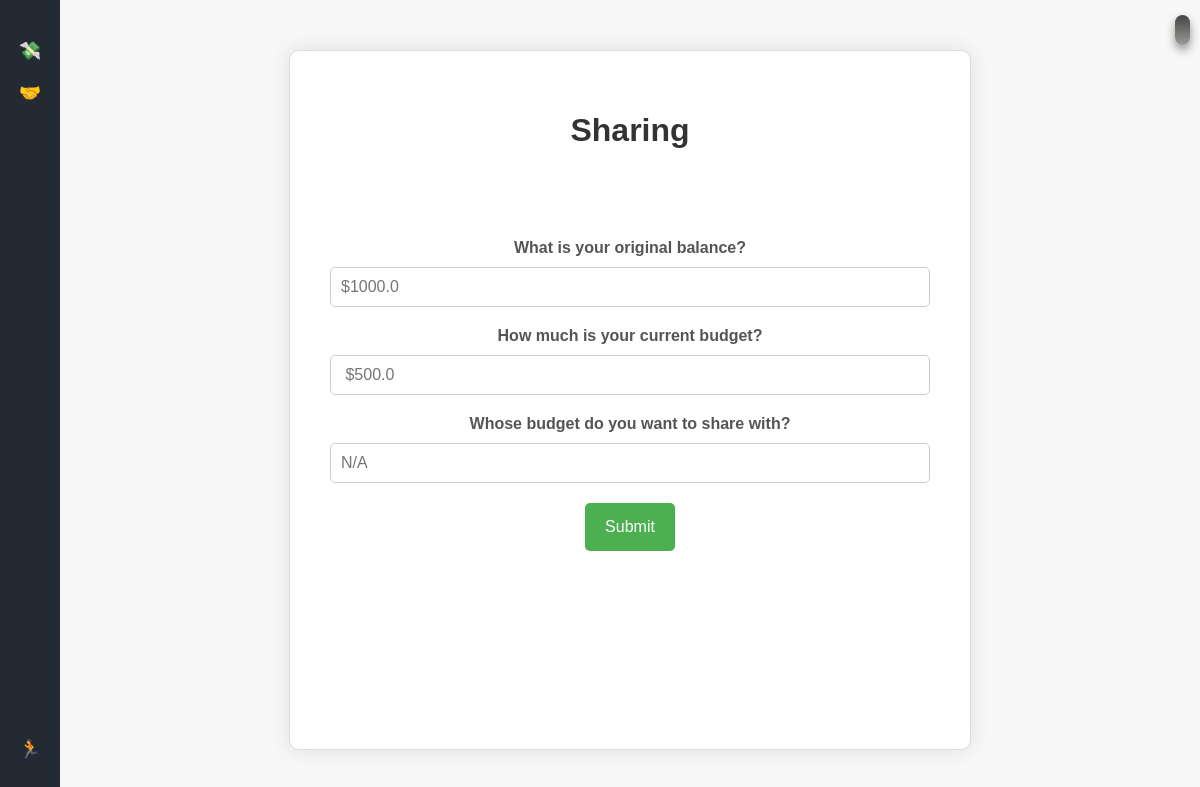
/settings/fillform (signed in), run on the app's committed database.
### models.py (models this page shows, shortened)
class Customers(db.Model):
    cid = Column(Integer, primary_key=True)
    email = Column(String(255), nullable=False)
    first_name = Column(String(255), nullable=False)
    last_name = Column(String(255), nullable=False)
    password = Column(String(255), nullable=False)
    expenses = relationship("Expenses", back_populates="customer")
    shares_1 = relationship("Shares", foreign_keys="Shares.joint_id_1")
    shares_2 = relationship("Shares", foreign_keys="Shares.joint_id_2")
    balance = Column(Float, default=0)
    budget = Column(Float, default=0)
    joint = Column(String(255), default=None)
    spent = Column(Float, default=0)

### main.py (the view)
@app.route("/settings/fillform")
def set():
    if 'cid' not in session:
        return redirect(url_for('login'))
    customer = db.session.execute(db.select(Customers).where(
        Customers.cid == session['cid'])).scalar()
    return render_template('settings.html', balance=customer.balance, budget=customer.budget, joint=customer.joint)

### templates/settings.html (shortened to what this page needs)
{% extends "base.html" %}
{% block content %}
<link rel="stylesheet" href="{{ url_for('static', filename = 'settings.css') }}"/>
<div class="container">
  <h1>Sharing</h1>
  <form method="POST" action="{{ url_for('expense_update') }}">
    <label for="balance">What is your original balance?</label>
    <input
      type="number"
      id="balance"
      name="balance"
      placeholder="${{ balance }}"
    /><br />
    <label for="budget">How much is your current budget?</label>
    <input
      type="number"
      id="budget"
      name="budget"
      placeholder=" ${{ budget }}"
    /><br />
    <label for="joint">Whose budget do you want to share with?</label>
    <input
      type="text"
      id="joint"
      name="joint"
      placeholder="{{ joint }}"
    /><br />
    <input data-modal-target="#modal" type="submit" value="Submit" />
  </form>
</div>
{% endblock %}

### static/base.css (style rules this page uses)
body { font-family: 'Arial', sans-serif; margin: 0; padding: 0; background-color: #f0f2f5; }

### static/settings.css (style rules this page uses)
:root { --light-bg-color: rgb(216, 197, 197); --dark-bg-color: rgb(37, 33, 33); --light-text-color: rgb(34, 31, 31); --dark-text-color: rgb(230, 217, 217); }
body { font-family: Arial, sans-serif; background-color: #f7f7f7; }
.container { max-width: 600px; width: 70%; margin: 50px auto; background-color: #fff; padding: 40px; border-radius: 10px; box-shadow: 0 0 20px rgba(0, 0, 0, 0.1); border: 1px solid #ddd; }
h1 { color: #333; text-align: center; margin-bottom: 20px; }
form { text-align: center; }
label { font-weight: bold; color: #555; display: block; margin-bottom: 10px; }
input[type="number"], input[type="text"] { width: 100%; padding: 10px; border: 1px solid #ccc; border-radius: 5px; box-sizing: border-box; font-size: 16px; margin-bottom: 20px; }
input[type="submit"] { background-color: #4caf50; border: none; color: white; padding: 15px 20px; border-radius: 5px; cursor: pointer; font-size: 16px; transition: background-color 0.3s; }
label, label:after { transition: 0s }

### data on the page
Customers: balance "$1000.0", budget "$500.0", joint "N/A"
